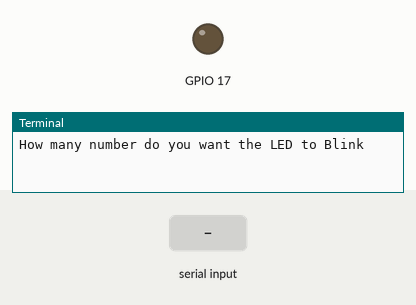
Simulated run of this program. Board: Raspberry Pi (BCM pin numbers). On the bench: output pins drawn as LEDs (lit = HIGH), the last lines printed to the terminal. Dashed ring = blinking. The inputs (shaded band) are chosen by the test bench. At 6.3 s the program stops and its outputs stay as they are.

Above: at 1.2 s.
1.3 s: "5" typed at the terminal, then Enter
At 1.7 s:
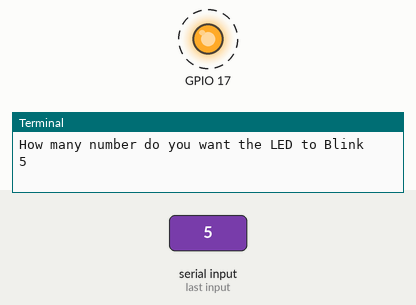
Timing chart, 0 to 7.3 s (numbered marks = the images above; inputs shaded):
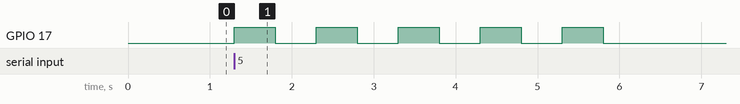

The program:

Pi_lesson4HW.py
```python
import RPi.GPIO as GPIO
import time
GPIO.setmode(GPIO.BCM)
GPIO.setup(17,GPIO.OUT)
ON = 1
OFF = 0
try:
    num = int(input("How many number do you want the LED to Blink"))

    for i in range(num):
        GPIO.output(17,ON)
        time.sleep(0.5)
        GPIO.output(17,OFF)
        time.sleep(0.5)
        print(f"LED Blink {i+1} time")
except ValueError:
    print("Please enter a valid number!")
except KeyboardInterrupt:
    print("\nProgram stopped by user")
finally:
    GPIO.cleanup()
```

Measured:
- after the input at 1.3 s, GPIO 17: alternates HIGH for 0.50 s and LOW for 0.50 s, 10 changes in all, then stays LOW, starting at once
